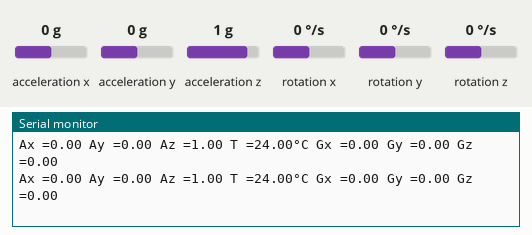
Bench run of a sketch on a simulated Arduino Uno, built with avr-gcc and run on an emulated ATmega328P. Parts: the last lines printed to the serial monitor. Wiring (inferred from the names in the program): MPU-6050 motion sensor at I2C address 0x68. The inputs (shaded band) are chosen by the test bench; at power-on: acceleration x 0 g, acceleration y 0 g, acceleration z 1 g, rotation x 0 °/s, rotation y 0 °/s, rotation z 0 °/s.

Above: at 1.3 s.
1.4 s: acceleration x set to -1.4 g
At 2.0 s:
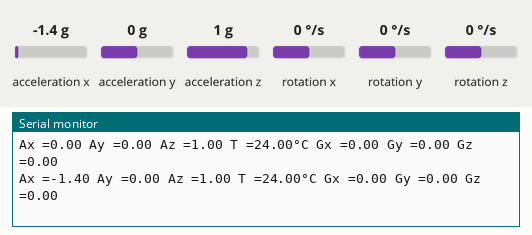
2.9 s: acceleration y set to -1.4 g
At 3.6 s:
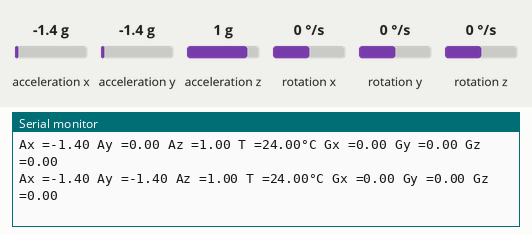
4.4 s: acceleration z set to -1.4 g
At 5.1 s:
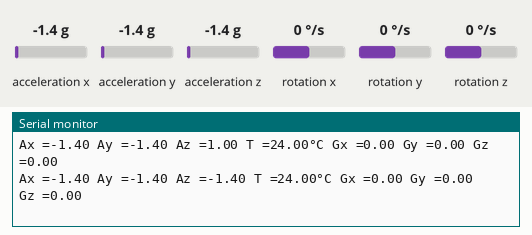
5.9 s: rotation x set to -192 °/s
At 6.6 s:
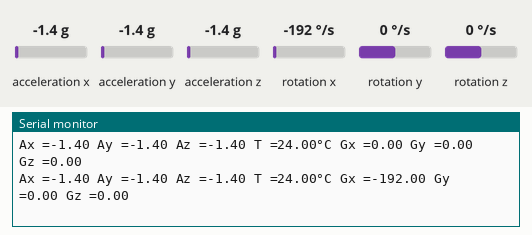
7.4 s: rotation y set to -192 °/s
At 8.1 s:
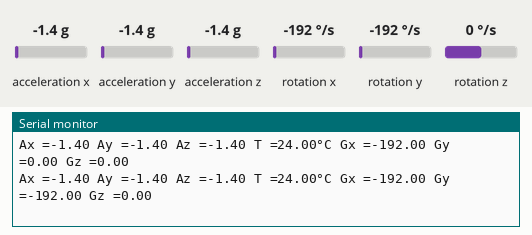

Measured:
- after the input at 1.4 s, the serial monitor: prints a new line after 0.24 s (image 1)
- after the input at 2.9 s, the serial monitor: prints a new line after 0.25 s (image 2)
- after the input at 4.4 s, the serial monitor: prints a new line after 0.26 s (image 3)
- after the input at 5.9 s, the serial monitor: prints a new line after 0.28 s (image 4)
- after the input at 7.4 s, the serial monitor: prints a new line after 0.31 s (image 5)

The sketch:

MPU6050_Beta.ino
```cpp
#include <Wire.h>
#include "MPU6050.h"

//Definir las velocidades I2C
#define I2C_BIT_RATE_400KHZ             400000
#define I2C_BIT_RATE_100KHZ             100000


void setup() {

  //Power up, delay &I2C , Iniciar Periferico I2C como Maestro
  //      at 400 kHz
  delay(100);
  Wire.begin();
  Wire.setClock(I2C_BIT_RATE_400KHZ);

  //Start UART serial communication
  Serial.begin(9600);

  //Test if MPU6050 is present??
  if(!MPU_6050_Test_If_Present()){
    Serial.println("MPU6050 not connected, Check ADDR or wiring and try again !!!");
    while(1);
  }

  Serial.println("Sensor MPU6050 OK !!");
  Serial.println("");

  //Inicializar sensor MPU6050
  //Seleccinar Rango de Acelerometro: +-2g, +-4g, +-8g, +-16g
  //Seleccinar Rango de Gyrometro: +-250, +-500, +-1000, +-2000 °/sec
  //Frecuencia de muestreo: ADC 1kHz
  //Ancho de banda del acelerometro: 260Hz, Delay=0 ms
  //Ancho de banda del Gyroscopo:    256Hz, Delay=0.98 ms
  MPU6050_Init();

}

void loop() {  //El void loop se ejecuta de forma repetitiva

  float AX, AY, AZ, temp, GX, GY, GZ;

  MPU6050_ReadScaled(&AX, &AY, &AZ, &temp, &GX, &GY, &GZ);

  //Print Acceleration Data in format 0.00f
  Serial.print("Ax ="); //16384.0 if AFS_SEL=0
  Serial.print(AX, 2);

  Serial.print(" Ay =");
  Serial.print( AY, 2);

  Serial.print(" Az =");
  Serial.print(   AZ, 2);

  Serial.print(" T =");
  Serial.print( temp, 2);
  Serial.print("°C");

//Print Gyroscope Data in format 0.00f
  Serial.print(" Gx =");
  Serial.print(   GX, 2);

  Serial.print(" Gy =");
  Serial.print(   GY, 2);

  Serial.print(" Gz =");
  Serial.println(  GZ, 2);

  delay(500);

}
```

MPU6050.cpp
```cpp
#include "MPU6050.h"

//Inicializar el sensor MPU050
extern void MPU6050_Init(void){
  //Power Cycle MPU6050, if SLEEP=0

  //Set Clock Source to X-gyrosocope reference
  //If CLKSEL=1, PLL with X axis gyroscope reference

  /*START Condition, point to SLAVE ADDR  */
  Wire.beginTransmission(MPU_6050_SLAVE_ADDR);

  /*Send RPA pointer to write*/
  Wire.write(MPU_6050_REG_MAP_PWR_MGMT_1);
  /*Send custom byte to RPA(DATA) */
  Wire.write(0x01);

  /*STOP Condition(true),  RE-start(false) */
  Wire.endTransmission(true);

//=======================================================================

//Set the sample data rate : SMPLRT_DIV
/*
  Sample Rate = Gyroscope Output Rate / (1 + SMPLRT_DIV)
  where Gyroscope Output Rate = 8kHz when the DLPF is disabled (DLPF=0)

  So if Sample Rate=1kHz is desired, SMPLRT_DIV=7
*/

  /*START Condition, point to SLAVE ADDR  */
  Wire.beginTransmission(MPU_6050_SLAVE_ADDR);

  /*Send RPA pointer to write*/
  Wire.write(MPU_6050_REG_MAP_SMPLRT_DIV);
  /*Send custom byte to RPA(DATA) */
  Wire.write(0x07);

  /*STOP Condition(true),  RE-start(false) */
  Wire.endTransmission(true);

//----------------------------------------------------------------------

//Set BandWidth Configuration of accelerometer and gyro
// If DLPF_CFG=0, AccelBW=260Hz, delay=0ms, Fs=1kHz(always);
//                GyroBW=256Hz, delay=0.98ms, Fs=8kHz(selected);

/*START Condition, point to SLAVE ADDR  */
  Wire.beginTransmission(MPU_6050_SLAVE_ADDR);

  /*Send RPA pointer to write*/
  Wire.write(MPU_6050_REG_MAP_CONFIG);
  /*Send custom byte to RPA(DATA) */
  Wire.write(0x00);

  /*STOP Condition(true),  RE-start(false) */
  Wire.endTransmission(true);

//---------------------------------------------------------------------

//Set FSR(Full Scale Range) of Gyrometer
//If FS_SEL =1, Gyro Range0 ± 500 °/s

/*START Condition, point to SLAVE ADDR  */
  Wire.beginTransmission(MPU_6050_SLAVE_ADDR);

 /*Send RPA pointer to write*/
  Wire.write(MPU_6050_REG_MAP_GYRO_CONFIG);
  /*Send custom byte to RPA(DATA) */
  Wire.write(MPU_6050_GYRO_CONFIG_FSEL_500_DEG_SEC);

  /*STOP Condition(true),  RE-start(false) */
  Wire.endTransmission(true);

//---------------------------------------------------------------------

//Set FSR(Full Scale Range) of Accelerometer
//If ACCEL_CONFIG=0, Accel Range=+-2g

/*START Condition, point to SLAVE ADDR  */
  Wire.beginTransmission(MPU_6050_SLAVE_ADDR);

 /*Send RPA pointer to write*/
  Wire.write(MPU_6050_REG_MAP_ACCEL_CONFIG);
  /*Send custom byte to RPA(DATA) */
  Wire.write(MPU_6050_ACCEL_CONFIG_AFS_SEL_2G);

  /*STOP Condition(true),  RE-start(false) */
  Wire.endTransmission(true);

}

extern void MPU6050_ReadScaled(float *AX, float *AY, float *AZ, float *TEMP, float *GX, float *GY, float *GZ){
    int16_t Ax,Ay,Az,T,Gx,Gy,Gz;

  //Get Raw Data from MPU6050
  MPU6050_ReadRaw(&Ax, &Ay, &Az, &T, &Gx, &Gy, &Gz);

 //Acceleration Data in format 'g'
  *AX=((float) Ax)/(16384.0f); //16384.0 if AFS_SEL=0
  *AY=((float) Ay)/(16384.0f);
  *AZ=((float) Az)/(16384.0f);

//Temperature in format °C
  *TEMP=(((float) T)/(340.0f) + 36.53f);

  //Gyroscope Data in format '°/sec'
  *GX=((float) Gx)/(65.5f); //65.5 if FS_SEL=1
  *GY=((float) Gy)/(65.5f); //65.5 if FS_SEL=1
  *GZ=((float) Gz)/(65.5f); //65.5 if FS_SEL=1
}

extern void MPU6050_ReadRaw(int16_t *Ax, int16_t *Ay, int16_t *Az, int16_t *Temp, int16_t *Gx, int16_t *Gy, int16_t *Gz){

//Actualizar el registro puntero(RPA) desde donde se va leer

  /*START Condition, point to SLAVE ADDR  */
  Wire.beginTransmission(MPU_6050_SLAVE_ADDR);

   /*Send RPA pointer to write*/
  Wire.write(MPU_6050_REG_MAP_ACCEL_XOUT_H);

  /*STOP Condition(true),  RE-start(false) */
  Wire.endTransmission(false); //RE-START

  /*Request # bytes from device
   STOP Condition(true),  RE-start(false)
  */
  Wire.requestFrom(MPU_6050_SLAVE_ADDR, MPU6050_DATA_RX_BUFER_SIZE, true);

  int i=0;

  //Mientras hayan bytes por recibir, acumular en el arreglo o array
  while(Wire.available()){
    mpu6050DataBuffer[i++]=(uint8_t) Wire.read();
  }

  //Copiar array hacia la variable tipo estrucutura 'mpu6050MeasurementsData'
  memcpy(&mpu6050MeasurementsData, mpu6050DataBuffer, MPU6050_DATA_RX_BUFER_SIZE);

  //Covertir data RAW en data que se pueda leer: word DATA_H:DATA_L
  *Ax=(int16_t) ( (((uint16_t) mpu6050MeasurementsData.ACCEL_XOUT_H)<<8)&0xFF00 | (((uint16_t) mpu6050MeasurementsData.ACCEL_XOUT_L)<<0)&0x00FF ) ;
  *Ay=(int16_t) ( (((uint16_t) mpu6050MeasurementsData.ACCEL_YOUT_H)<<8)&0xFF00 | (((uint16_t) mpu6050MeasurementsData.ACCEL_YOUT_L)<<0)&0x00FF ) ;
  *Az=(int16_t) ( (((uint16_t) mpu6050MeasurementsData.ACCEL_ZOUT_H)<<8)&0xFF00 | (((uint16_t) mpu6050MeasurementsData.ACCEL_ZOUT_L)<<0)&0x00FF ) ;

  *Temp=(int16_t) ( (((uint16_t) mpu6050MeasurementsData.TEMP_OUT_H)<<8)&0xFF00 | (((uint16_t) mpu6050MeasurementsData.TEMP_OUT_L)<<0)&0x00FF ) ;

  *Gx=(int16_t) ( (((uint16_t) mpu6050MeasurementsData.GYRO_XOUT_H)<<8)&0xFF00 | (((uint16_t) mpu6050MeasurementsData.GYRO_XOUT_L)<<0)&0x00FF ) ;
  *Gy=(int16_t) ( (((uint16_t) mpu6050MeasurementsData.GYRO_YOUT_H)<<8)&0xFF00 | (((uint16_t) mpu6050MeasurementsData.GYRO_YOUT_L)<<0)&0x00FF ) ;
  *Gz=(int16_t) ( (((uint16_t) mpu6050MeasurementsData.GYRO_ZOUT_H)<<8)&0xFF00 | (((uint16_t) mpu6050MeasurementsData.GYRO_ZOUT_L)<<0)&0x00FF ) ;


}

extern bool MPU_6050_Test_If_Present(void){
  uint8_t slaveADDR;  //Variable que guardara la direccion del esclavo


  //Actualizar el registro RPA hacia donde se va leer
  //Registro a leer: "WHO_AM_I"

/*START Condition, point to SLAVE ADDR  */
  Wire.beginTransmission(MPU_6050_SLAVE_ADDR);

 /*Send RPA pointer to write*/
  Wire.write(MPU_6050_REG_MAP_WHO_AM_I);

  /*STOP Condition(true),  RE-start(false) */
  Wire.endTransmission(false);

  /*Solicitar un # de bytes al esclavo, (Solo 1 byte)
    STOP Condition(true),  RE-start(false)
  */
  Wire.requestFrom(MPU_6050_SLAVE_ADDR, 1, true);

   //Esperar el byte que viene desde el esclavo este disponible
    while(Wire.available()) {
      slaveADDR=(uint8_t) Wire.read();
    }

  if(slaveADDR==MPU_6050_SLAVE_ADDR)  return true; //Verificacion de direccion Esclaco I2C correcta
  else                                return false; //No se pudo verificar la direccion : Esclacvo I2C

}
```

MPU6050.h
```cpp
#ifndef MPU6050_h
#define MPU6050_h

#include "Arduino.h"
#include "Wire.h"

//MPU6050 Slave Address
#define MPU_6050_SLAVE_ADDR             0x68


/*
  MPU6050 Register Map Addresses
*/
#define MPU_6050_REG_MAP_SMPLRT_DIV     0x19
#define MPU_6050_REG_MAP_CONFIG         0x1A
#define MPU_6050_REG_MAP_GYRO_CONFIG    0x1B
#define MPU_6050_REG_MAP_ACCEL_CONFIG   0x1C

//Power Managment Register: SLEEP
#define MPU_6050_REG_MAP_PWR_MGMT_1     0x6B

//WHO-AM-I Register to Test connection
#define MPU_6050_REG_MAP_WHO_AM_I       0x75

//MEASUREMENTS pointer register valur¿e: RPA
#define MPU_6050_REG_MAP_ACCEL_XOUT_H   0x3B

/*
  MPU6050 Register CUSTOM VALUES
*/
#define MPU_6050_GYRO_CONFIG_FSEL_250_DEG_SEC    0x00
#define MPU_6050_GYRO_CONFIG_FSEL_500_DEG_SEC    (0x01)<<3
#define MPU_6050_GYRO_CONFIG_FSEL_1000_DEG_SEC   (0x02)<<3
#define MPU_6050_GYRO_CONFIG_FSEL_2000_DEG_SEC   (0x03)<<3

#define MPU_6050_ACCEL_CONFIG_AFS_SEL_2G          (0x00)
#define MPU_6050_ACCEL_CONFIG_AFS_SEL_4G          (0x01)<<3
#define MPU_6050_ACCEL_CONFIG_AFS_SEL_8G          (0x02)<<3
#define MPU_6050_ACCEL_CONFIG_AFS_SEL_16G         (0x03)<<3

/*
  Estructuras de datos
*/
typedef struct{
  uint8_t ACCEL_XOUT_H; //Medidas de la Aceleracion Eje X
  uint8_t ACCEL_XOUT_L;
  uint8_t ACCEL_YOUT_H;//Medidas de la Aceleracion Eje Y
  uint8_t ACCEL_YOUT_L;
  uint8_t ACCEL_ZOUT_H; //Medidas de la Aceleracion Eje Z
  uint8_t ACCEL_ZOUT_L;

  uint8_t TEMP_OUT_H; //Medidas de Temperatura
  uint8_t TEMP_OUT_L;

  uint8_t GYRO_XOUT_H; //Medidas del Gyrometro Eje X
  uint8_t GYRO_XOUT_L;
  uint8_t GYRO_YOUT_H;//Medidas del Gyrometro Eje Y
  uint8_t GYRO_YOUT_L;
  uint8_t GYRO_ZOUT_H; //Medidas del Gyrometro Eje Z
  uint8_t GYRO_ZOUT_L;

}mpu6050MeasurementsData_t;

#define MPU6050_DATA_RX_BUFER_SIZE        14

/*
  Variables Globales
*/
//Para el formateo de datos a leer
static mpu6050MeasurementsData_t mpu6050MeasurementsData;
//Para Lecturas crudas (Raw Data)
static uint8_t mpu6050DataBuffer[MPU6050_DATA_RX_BUFER_SIZE]={0};

/*
  Funciones Prototipo
  Acceso: Publico

*/
extern void MPU6050_Init(void);
extern void MPU6050_ReadScaled(float *AX, float *AY, float *AZ, float *TEMP, float *GX, float *GY, float *GZ);
extern void MPU6050_ReadRaw(int16_t *Ax, int16_t *Ay, int16_t *Az, int16_t *Temp, int16_t *Gx, int16_t *Gy, int16_t *Gz);
extern bool MPU_6050_Test_If_Present(void);


#endif
```
